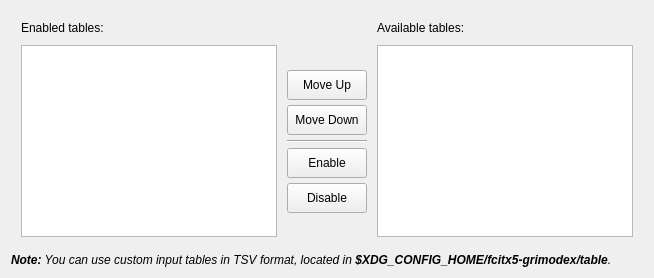
             <widget class="QWidget" name="advancedTabTabWidgetTablePage">
              <attribute name="title">
               <string>Input Table</string>
              </attribute>
              <layout class="QVBoxLayout" name="advancedInputTablePageLayout">
               <item>
                <layout class="QGridLayout" name="tableSelectionGrid">
                 <property name="leftMargin">
                  <number>10</number>
                 </property>
                 <property name="topMargin">
                  <number>10</number>
                 </property>
                 <property name="rightMargin">
                  <number>10</number>
                 </property>
                 <property name="bottomMargin">
                  <number>10</number>
                 </property>
                 <property name="spacing">
                  <number>10</number>
                 </property>
                 <item row="0" column="0">
                  <widget class="QLabel" name="enabledTableLabel">
                   <property name="text">
                    <string>Enabled tables:</string>
                   </property>
                  </widget>
                 </item>
                 <item row="0" column="2">
                  <widget class="QLabel" name="availableTableLabel">
                   <property name="text">
                    <string>Available tables:</string>
                   </property>
                  </widget>
                 </item>
                 <item row="1" column="0">
                  <widget class="QListWidget" name="enabledTableList">
                   <property name="dragEnabled">
                    <bool>true</bool>
                   </property>
                   <property name="dragDropMode">
                    <enum>QAbstractItemView::DragDropMode::InternalMove</enum>
                   </property>
                   <property name="defaultDropAction">
                    <enum>Qt::DropAction::MoveAction</enum>
                   </property>
                   <property name="selectionMode">
                    <enum>QAbstractItemView::SelectionMode::SingleSelection</enum>
                   </property>
                  </widget>
                 </item>
                 <item row="1" column="1">
                  <layout class="QVBoxLayout" name="tableManageButtons">
                   <property name="spacing">
                    <number>5</number>
                   </property>
                   <item>
                    <spacer name="tableManageTopSpacer">
                     <property name="orientation">
                      <enum>Qt::Orientation::Vertical</enum>
                     </property>
                     <property name="sizeHint" stdset="0">
                      <size>
                       <width>0</width>
                       <height>0</height>
                      </size>
                     </property>
                    </spacer>
                   </item>
                   <item>
                    <widget class="QToolButton" name="tableMoveUp">
                     <property name="minimumSize">
                      <size>
                       <width>80</width>
                       <height>30</height>
                      </size>
                     </property>
                     <property name="text">
                      <string>Move Up</string>
                     </property>
                     <property name="icon">
                      <iconset theme="QIcon::ThemeIcon::GoUp"/>
                     </property>
                     <property name="toolButtonStyle">
                      <enum>Qt::ToolButtonStyle::ToolButtonTextUnderIcon</enum>
                     </property>
                    </widget>
                   </item>
                   <item>
                    <widget class="QToolButton" name="tableMoveDown">
                     <property name="minimumSize">
                      <size>
                       <width>80</width>
                       <height>30</height>
                      </size>
                     </property>
                     <property name="text">
                      <string>Move Down</string>
                     </property>
                     <property name="icon">
                      <iconset theme="QIcon::ThemeIcon::GoDown"/>
                     </property>
                     <property name="toolButtonStyle">
                      <enum>Qt::ToolButtonStyle::ToolButtonTextUnderIcon</enum>
                     </property>
                    </widget>
                   </item>
                   <item>
                    <widget class="Line" name="tableManageSeparator">
                     <property name="orientation">
                      <enum>Qt::Orientation::Horizontal</enum>
                     </property>
                    </widget>
                   </item>
                   <item>
                    <widget class="QToolButton" name="enableTable">
                     <property name="minimumSize">
                      <size>
                       <width>80</width>
                       <height>30</height>
                      </size>
                     </property>
                     <property name="text">
                      <string>Enable</string>
                     </property>
                     <property name="icon">
                      <iconset theme="QIcon::ThemeIcon::GoPrevious"/>
                     </property>
                     <property name="toolButtonStyle">
                      <enum>Qt::ToolButtonStyle::ToolButtonTextUnderIcon</enum>
                     </property>
                    </widget>
                   </item>
                   <item>
                    <widget class="QToolButton" name="disableTable">
                     <property name="minimumSize">
                      <size>
                       <width>80</width>
                       <height>30</height>
                      </size>
                     </property>
                     <property name="text">
                      <string>Disable</string>
                     </property>
                     <property name="icon">
                      <iconset theme="QIcon::ThemeIcon::GoNext"/>
                     </property>
                     <property name="toolButtonStyle">
                      <enum>Qt::ToolButtonStyle::ToolButtonTextUnderIcon</enum>
                     </property>
                    </widget>
                   </item>
                   <item>
                    <spacer name="tableManageBottomSpacer">
                     <property name="orientation">
                      <enum>Qt::Orientation::Vertical</enum>
                     </property>
                     <property name="sizeHint" stdset="0">
                      <size>
                       <width>0</width>
                       <height>0</height>
                      </size>
                     </property>
                    </spacer>
                   </item>
                  </layout>
                 </item>
                 <item row="1" column="2">
                  <widget class="QListWidget" name="availableTableList">
                   <property name="selectionMode">
                    <enum>QAbstractItemView::SelectionMode::SingleSelection</enum>
                   </property>
                  </widget>
                 </item>
                </layout>
               </item>
               <item>
                <widget class="QLabel" name="inputTableAdvancedNote">
                 <property name="font">
                  <font>
                   <italic>true</italic>
                  </font>
                 </property>
                 <property name="text">
                  <string>&lt;html&gt;&lt;head/&gt;&lt;body&gt;&lt;p&gt;&lt;span style=&quot; font-weight:700;&quot;&gt;Note:&lt;/span&gt; You can use custom input tables in TSV format, located in &lt;span style=&quot; font-weight:700;&quot;&gt;$XDG_CONFIG_HOME/fcitx5-grimodex/table&lt;/span&gt;.&lt;/p&gt;&lt;/body&gt;&lt;/html&gt;</string>
                 </property>
                 <property name="wordWrap">
                  <bool>true</bool>
                 </property>
                 <property name="margin">
                  <number>10</number>
                 </property>
                 <property name="openExternalLinks">
                  <bool>true</bool>
                 </property>
                </widget>
               </item>
              </layout>
             </widget>
